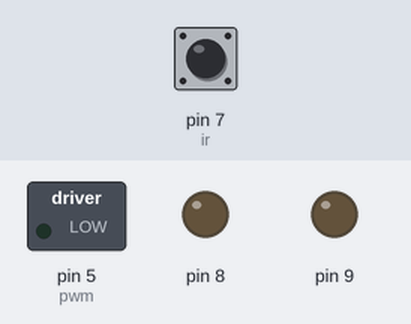
Recording of a sketch running on a simulated Arduino Uno, built with avr-gcc and run on an emulated ATmega328P. Parts: switched loads named in the sketch (green lamp = pin HIGH), output pins drawn as LEDs (lit = HIGH). Dashed ring = blinking. The test bench sets the inputs (shaded band); at power-on: pin 7 (ir) HIGH.

Above: at 1.2 s.
1.3 s: pin 7 (ir) driven LOW
At 1.6 s:
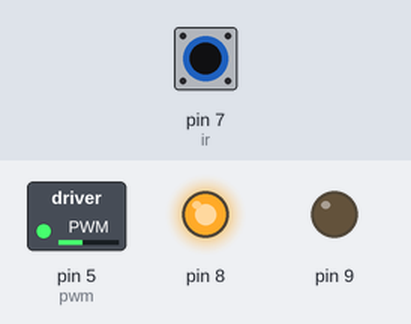
2.8 s: pin 7 (ir) pulsed HIGH 2 times (0.12 s each, 0.3 s apart)
At 3.01 s:
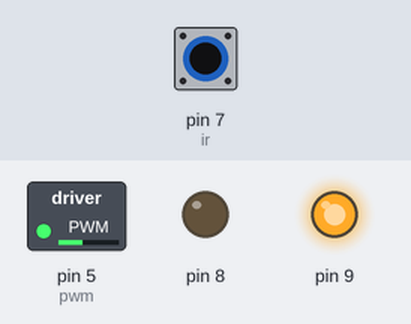
4.9 s: pin 7 (ir) driven HIGH
At 5.5 s:
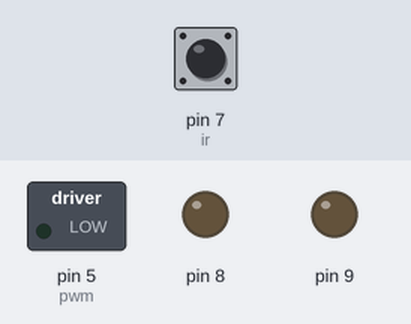
Timing chart, 0 to 7.9 s (numbered marks = the images above; inputs shaded):
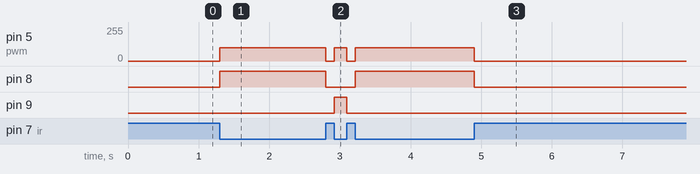

The sketch:

lifting_mechanism_eyantra.ino
```cpp
#include <stdbool.h>
bool ir_value;
bool counter1,counter2=0,check = 1;
void drivewheel_1(long sp_vect, long l_lim, long h_lim);
void drivewheel_2(long sp_vect, long l_lim, long h_lim);
void setup() {
  // put your setup code here, to run once:
  pinMode(5,OUTPUT);//pwm
  pinMode(8,OUTPUT);
  pinMode(9,OUTPUT);
  pinMode(7,INPUT);//ir
}

void loop() {
  // put your main code here, to run repeatedly:
  ir_value = digitalRead(7);
  counter1 = (ir_value == 1)? 0:1;
  if(counter1)
  {
    if(!counter2)
    {
      drivewheel_1(100);
      counter2 = 0;
    }
    else if(counter2)
    {
      drivewheel_1(-100);
      counter2 = 1;
    }
    check = 1;
  }
  else
  {
    if(check)
    {
      counter2 ^= 1;
      check = 0;
    }
    drivewheel_1(0);
  }
}
void drivewheel_1(long sp_vect)
{
  if (sp_vect<-15)
  {
    digitalWrite(8,HIGH);
    digitalWrite(9,LOW);
    sp_vect=(-sp_vect);
  }
  else if (sp_vect>15)
  {
    digitalWrite(9,HIGH);
    digitalWrite(8,LOW);
  }
  else
  {
    sp_vect=0;
    digitalWrite(8,LOW);
    digitalWrite(9,LOW);
  }
  analogWrite(5,sp_vect);
}
```

Measured:
- after the input at 1.3 s, pin 5 (pwm): 0/255 → 100/255 at once; pin 8: LOW → HIGH at once
- after the input at 2.8 s, pin 5 (pwm): alternates 100/255 for 0.18 s and 0/255 for 0.12 s, 4 changes in all, then stays 100/255, starting at once; pin 8: HIGH → LOW at once, → HIGH 0.42 s later; pin 9: LOW → HIGH after 0.12 s, → LOW 0.18 s later
- after the input at 4.9 s, pin 5 (pwm): 100/255 → 0/255 at once; pin 8: HIGH → LOW at once
